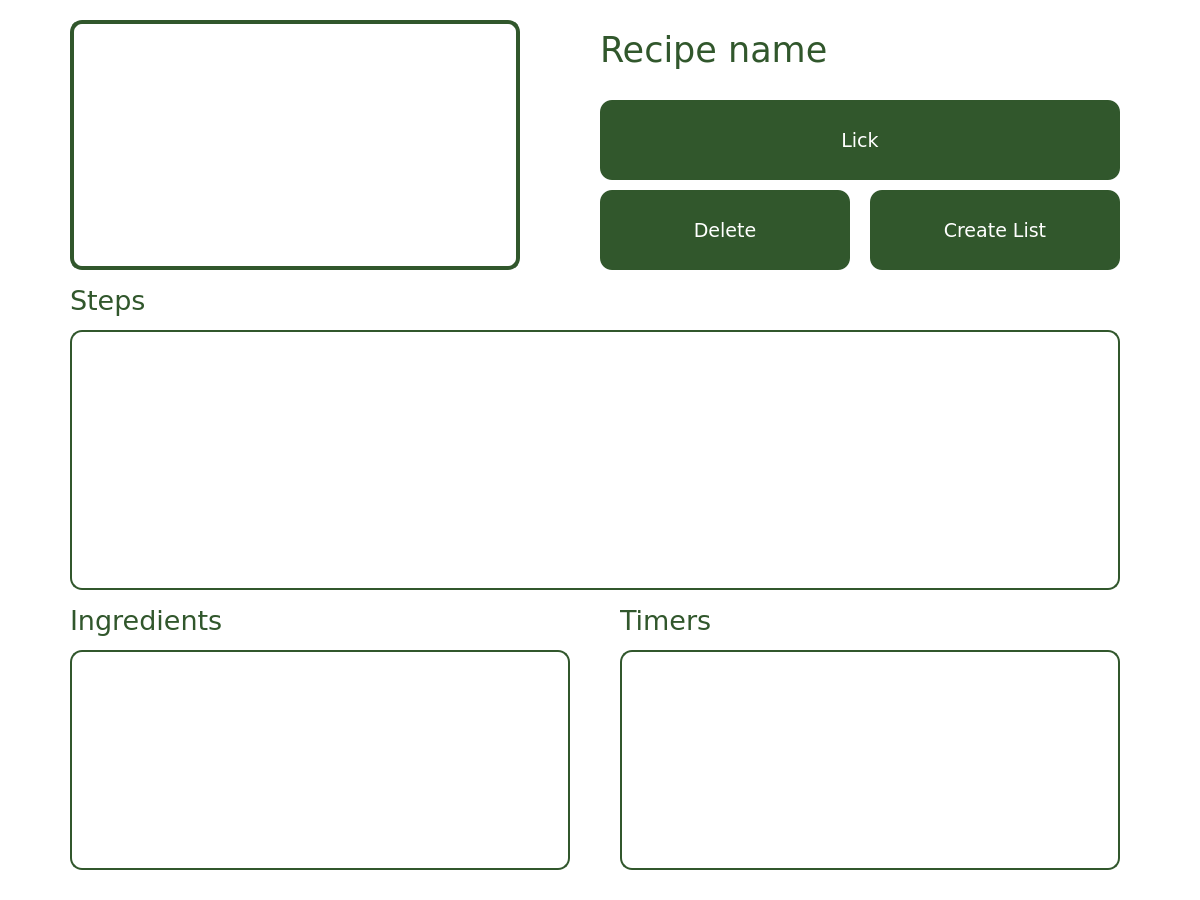
<?xml version="1.0" encoding="UTF-8"?>
<ui version="4.0">
 <class>ViewRecipeWindow</class>
 <widget class="QMainWindow" name="ViewRecipeWindow">
  <property name="geometry">
   <rect>
    <x>0</x>
    <y>0</y>
    <width>1200</width>
    <height>900</height>
   </rect>
  </property>
  <property name="minimumSize">
   <size>
    <width>1200</width>
    <height>900</height>
   </size>
  </property>
  <property name="maximumSize">
   <size>
    <width>1200</width>
    <height>900</height>
   </size>
  </property>
  <property name="windowTitle">
   <string>PoLIZANE </string>
  </property>
  <property name="windowIcon">
   <iconset>
    <normaloff>325314459_826693388428270_2168916561632903173_n.png</normaloff>325314459_826693388428270_2168916561632903173_n.png</iconset>
  </property>
  <property name="styleSheet">
   <string notr="true">background-color: white;</string>
  </property>
  <widget class="QWidget" name="viewRecipeScreen">
   <widget class="QLabel" name="recipeName">
    <property name="geometry">
     <rect>
      <x>600</x>
      <y>0</y>
      <width>350</width>
      <height>100</height>
     </rect>
    </property>
    <property name="font">
     <font>
      <family>Verdana</family>
      <pointsize>26</pointsize>
     </font>
    </property>
    <property name="styleSheet">
     <string notr="true">color: rgb(49, 87, 44)</string>
    </property>
    <property name="text">
     <string>Recipe name</string>
    </property>
    <property name="alignment">
     <set>Qt::AlignLeading|Qt::AlignLeft|Qt::AlignVCenter</set>
    </property>
   </widget>
   <widget class="QLabel" name="recipePicture">
    <property name="geometry">
     <rect>
      <x>70</x>
      <y>20</y>
      <width>450</width>
      <height>250</height>
     </rect>
    </property>
    <property name="styleSheet">
     <string notr="true">border-style: solid;
border-width: 4px;
border-radius: 12px;
border-color: rgb(49, 87, 44);
</string>
    </property>
    <property name="text">
     <string/>
    </property>
    <property name="pixmap">
     <pixmap>default-placeholder.png</pixmap>
    </property>
    <property name="scaledContents">
     <bool>true</bool>
    </property>
   </widget>
   <widget class="QPushButton" name="deleteButton">
    <property name="geometry">
     <rect>
      <x>600</x>
      <y>190</y>
      <width>250</width>
      <height>80</height>
     </rect>
    </property>
    <property name="font">
     <font>
      <family>Verdana</family>
      <pointsize>14</pointsize>
     </font>
    </property>
    <property name="statusTip">
     <string>Delete your recipe</string>
    </property>
    <property name="accessibleDescription">
     <string/>
    </property>
    <property name="styleSheet">
     <string notr="true">background-color: rgb(49, 87, 44);
color: white;
border-radius: 12px;</string>
    </property>
    <property name="text">
     <string>Delete</string>
    </property>
   </widget>
   <widget class="QPushButton" name="createListButton">
    <property name="geometry">
     <rect>
      <x>870</x>
      <y>190</y>
      <width>250</width>
      <height>80</height>
     </rect>
    </property>
    <property name="font">
     <font>
      <family>Verdana</family>
      <pointsize>14</pointsize>
     </font>
    </property>
    <property name="statusTip">
     <string>Create shopping list out of your recipe</string>
    </property>
    <property name="accessibleDescription">
     <string/>
    </property>
    <property name="styleSheet">
     <string notr="true">background-color: rgb(49, 87, 44);
color: white;
border-radius: 12px;</string>
    </property>
    <property name="text">
     <string>Create List</string>
    </property>
   </widget>
   <widget class="QPushButton" name="lickButton">
    <property name="geometry">
     <rect>
      <x>600</x>
      <y>100</y>
      <width>520</width>
      <height>80</height>
     </rect>
    </property>
    <property name="font">
     <font>
      <family>Verdana</family>
      <pointsize>14</pointsize>
     </font>
    </property>
    <property name="statusTip">
     <string>Lick your recipe</string>
    </property>
    <property name="accessibleDescription">
     <string/>
    </property>
    <property name="styleSheet">
     <string notr="true">background-color: rgb(49, 87, 44);
color: white;
border-radius: 12px;</string>
    </property>
    <property name="text">
     <string>Lick</string>
    </property>
   </widget>
   <widget class="QListWidget" name="listOfSteps">
    <property name="geometry">
     <rect>
      <x>70</x>
      <y>330</y>
      <width>1050</width>
      <height>260</height>
     </rect>
    </property>
    <property name="styleSheet">
     <string notr="true">border-color: rgb(49, 87, 44);
border-width: 2px;
border-style: solid;
border-radius:12px;</string>
    </property>
   </widget>
   <widget class="QLabel" name="stepsTitle">
    <property name="geometry">
     <rect>
      <x>70</x>
      <y>280</y>
      <width>300</width>
      <height>41</height>
     </rect>
    </property>
    <property name="font">
     <font>
      <family>Verdana</family>
      <pointsize>20</pointsize>
     </font>
    </property>
    <property name="styleSheet">
     <string notr="true">color: rgb(49, 87, 44)</string>
    </property>
    <property name="text">
     <string>Steps</string>
    </property>
    <property name="alignment">
     <set>Qt::AlignLeading|Qt::AlignLeft|Qt::AlignVCenter</set>
    </property>
   </widget>
   <widget class="QListWidget" name="listOfIngredients">
    <property name="geometry">
     <rect>
      <x>70</x>
      <y>650</y>
      <width>500</width>
      <height>220</height>
     </rect>
    </property>
    <property name="styleSheet">
     <string notr="true">border-color: rgb(49, 87, 44);
border-width: 2px;
border-style: solid;
border-radius:12px;</string>
    </property>
   </widget>
   <widget class="QListWidget" name="listOfTimers">
    <property name="geometry">
     <rect>
      <x>620</x>
      <y>650</y>
      <width>500</width>
      <height>220</height>
     </rect>
    </property>
    <property name="styleSheet">
     <string notr="true">border-color: rgb(49, 87, 44);
border-width: 2px;
border-style: solid;
border-radius:12px;
</string>
    </property>
   </widget>
   <widget class="QLabel" name="ingredientsTitle">
    <property name="geometry">
     <rect>
      <x>70</x>
      <y>600</y>
      <width>300</width>
      <height>41</height>
     </rect>
    </property>
    <property name="font">
     <font>
      <family>Verdana</family>
      <pointsize>20</pointsize>
     </font>
    </property>
    <property name="styleSheet">
     <string notr="true">color: rgb(49, 87, 44)</string>
    </property>
    <property name="text">
     <string>Ingredients</string>
    </property>
    <property name="alignment">
     <set>Qt::AlignLeading|Qt::AlignLeft|Qt::AlignVCenter</set>
    </property>
   </widget>
   <widget class="QLabel" name="timersTitle">
    <property name="geometry">
     <rect>
      <x>620</x>
      <y>600</y>
      <width>300</width>
      <height>41</height>
     </rect>
    </property>
    <property name="font">
     <font>
      <family>Verdana</family>
      <pointsize>20</pointsize>
     </font>
    </property>
    <property name="styleSheet">
     <string notr="true">color: rgb(49, 87, 44)</string>
    </property>
    <property name="text">
     <string>Timers</string>
    </property>
    <property name="alignment">
     <set>Qt::AlignLeading|Qt::AlignLeft|Qt::AlignVCenter</set>
    </property>
   </widget>
  </widget>
  <widget class="QStatusBar" name="statusbar"/>
 </widget>
 <resources/>
 <connections/>
</ui>
